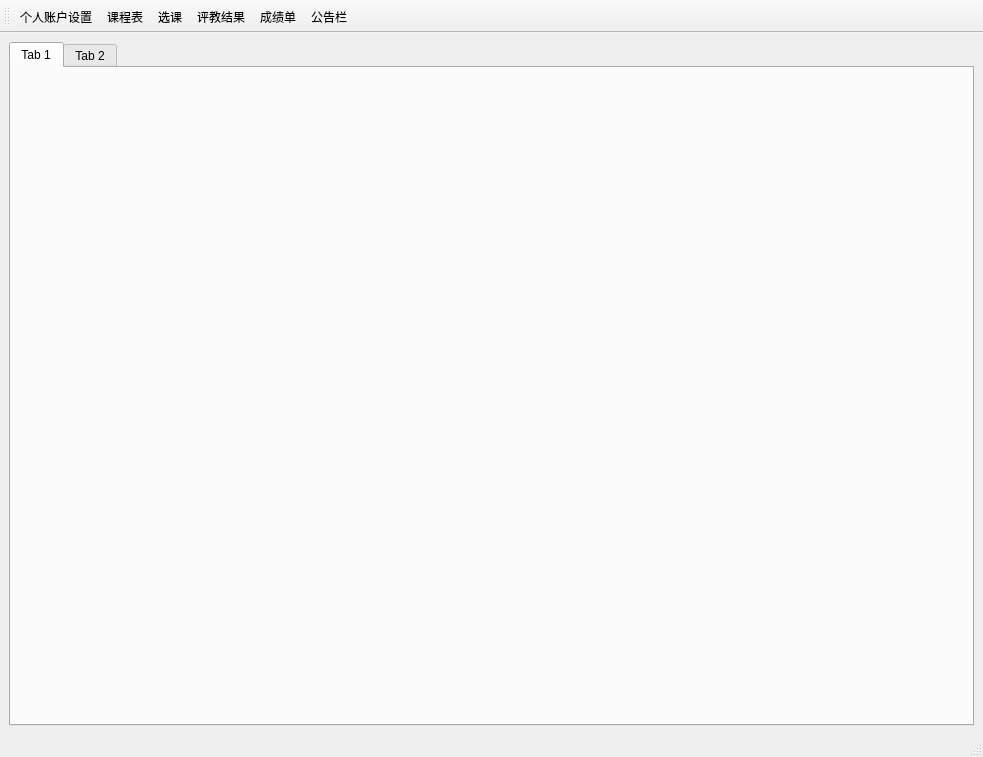
<?xml version="1.0" encoding="UTF-8"?>
<ui version="4.0">
 <class>stu_MainWindow</class>
 <widget class="QMainWindow" name="stu_MainWindow">
  <property name="geometry">
   <rect>
    <x>0</x>
    <y>0</y>
    <width>983</width>
    <height>757</height>
   </rect>
  </property>
  <property name="windowTitle">
   <string>教务管理系统    学生端</string>
  </property>
  <widget class="QWidget" name="centralwidget">
   <layout class="QVBoxLayout" name="verticalLayout">
    <item>
     <widget class="QTabWidget" name="stu_tabWidget">
      <property name="currentIndex">
       <number>0</number>
      </property>
      <widget class="QWidget" name="tab">
       <attribute name="title">
        <string>Tab 1</string>
       </attribute>
      </widget>
      <widget class="QWidget" name="tab_2">
       <attribute name="title">
        <string>Tab 2</string>
       </attribute>
      </widget>
     </widget>
    </item>
   </layout>
  </widget>
  <widget class="QStatusBar" name="statusbar"/>
  <widget class="QToolBar" name="toolBar">
   <property name="windowTitle">
    <string>toolBar</string>
   </property>
   <attribute name="toolBarArea">
    <enum>TopToolBarArea</enum>
   </attribute>
   <attribute name="toolBarBreak">
    <bool>false</bool>
   </attribute>
   <addaction name="actionChange"/>
   <addaction name="actionCourse"/>
   <addaction name="actionSelect"/>
   <addaction name="actionEvaluate"/>
   <addaction name="actionScore"/>
   <addaction name="actionAnnounce"/>
  </widget>
  <action name="actionAnnounce">
   <property name="text">
    <string>公告栏</string>
   </property>
  </action>
  <action name="actionEvaluate">
   <property name="text">
    <string>评教结果</string>
   </property>
  </action>
  <action name="actionSelect">
   <property name="text">
    <string>选课</string>
   </property>
  </action>
  <action name="actionScore">
   <property name="text">
    <string>成绩单</string>
   </property>
  </action>
  <action name="actionCourse">
   <property name="text">
    <string>课程表</string>
   </property>
  </action>
  <action name="actionChange">
   <property name="text">
    <string>个人账户设置</string>
   </property>
  </action>
 </widget>
 <resources/>
 <connections/>
</ui>
